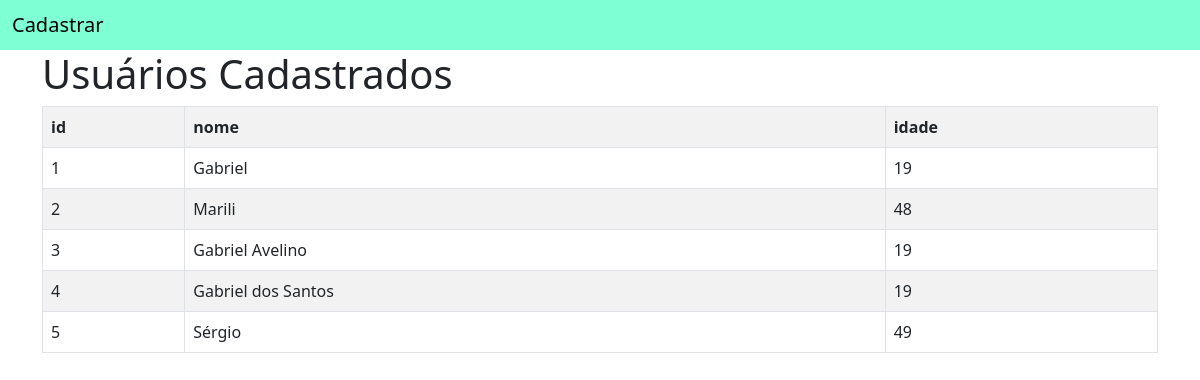
Screenshot of /usuarios/ with the database file from the repository.
### app_cadastro_usuarios/models.py (models this page shows)
class Usuario(models.Model):
    id_usuario = models.AutoField(primary_key=True)
    nome = models.TextField(max_length=255, unique=True)
    idade = models.IntegerField()

### app_cadastro_usuarios/views.py (the view, shortened to what this page needs)
# urls.py: path('usuarios/', views.usuarios, name='listagem_usuarios')
def usuarios(request):
    usuarios = {
        'usuarios': Usuario.objects.all()
    }
    return render(request, 'usuarios/usuarios.html', usuarios)

### app_cadastro_usuarios/templates/usuarios/usuarios.html (shortened to what this page needs)
{% extends 'usuarios/base.html' %}
{% block conteudo %}
    <div class='container'>
        <h1>Usuários Cadastrados</h1>
        <table class='table table-bordered table-striped'>
            <tr>
                <th>id</th>
                <th>nome</th>
                <th>idade</th>
            </tr>
            {% for usuario in usuarios %}
            <tr>
                <td>{{usuario.id_usuario}}</td>
                <td>{{usuario.nome}}</td>
                <td>{{usuario.idade}}</td>
            </tr>
            {% endfor %}
        </table>
    </div>
{% endblock  %}

### app_cadastro_usuarios/templates/usuarios/base.html (shortened to what this page needs)
<!DOCTYPE html>
<html lang="en">
  <head>
    <link href="https://cdn.jsdelivr.net/npm/bootstrap@5.0.2/dist/css/bootstrap.min.css" rel="stylesheet">
  </head>
  <body>
    <nav style="background-color: aquamarine !important;" class="navbar navbar-light bg-light">
      <div class="container-fluid">
        <span class="navbar-brand mb-0 h1"><a style='text-decoration: none; color: black' href = "{% url 'home' %}">Cadastrar</a></span>
      </div>
    </nav>
    {% block conteudo %}
    {% endblock  %}
  </body>
</html>

### rows the page displays
Usuario: id_usuario "1", nome "Gabriel", idade "19"
Usuario: id_usuario "2", nome "Marili", idade "48"
Usuario: id_usuario "3", nome "Gabriel Avelino", idade "19"
Usuario: id_usuario "4", nome "Gabriel dos Santos", idade "19"
Usuario: id_usuario "5", nome "Sérgio", idade "49"
